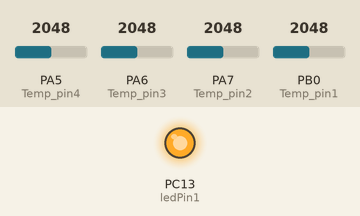
The sketch below on a simulated STM32 Blue Pill. On the bench: output pins drawn as LEDs (lit = HIGH). The inputs (shaded band) are chosen by the test bench; at power-on: PA5 (Temp_pin4) = 2048, PA6 (Temp_pin3) = 2048, PA7 (Temp_pin2) = 2048, PB0 (Temp_pin1) = 2048.

Above: at 1.0 s.
At 3.2 s:
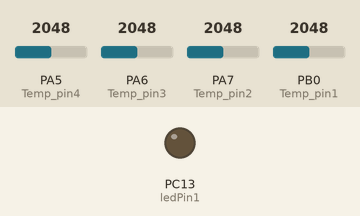
Timing chart, 0 to 5.7 s (numbered marks = the images above):
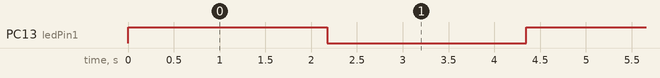

The sketch:

stm32f103c_thermistorV3.ino
```cpp
#include <Arduino.h>
#define ledPin1 PC13   // blue pill

int thermisterval;
int Temp_pin1 = PB0 ; // analog pin where the temperature sensor is connected
int Temp_pin2 = PA7 ;
int Temp_pin3 = PA6 ;
int Temp_pin4 = PA5 ;

float Temp_C; // variable to store temperature values in Celsius

double temp1;
double temp2;
double temp3;
double temp4;


void setup() {
    // Set up the built-in LED pin as an output:
    pinMode(ledPin1, OUTPUT);

    pinMode(Temp_pin1, INPUT_ANALOG);
    pinMode(Temp_pin2, INPUT_ANALOG);
    pinMode(Temp_pin3, INPUT_ANALOG);
    pinMode(Temp_pin4, INPUT_ANALOG);
    Serial1.begin(9600);      // debug
    Serial2.begin(9600);      // send to esp8266-01

}

void loop() {

      digitalWrite(ledPin1,!digitalRead(ledPin1));// Turn the LED from off to on, or on to off

      thermisterval = analogRead(Temp_pin1);
      temp1=ReadTemperature(thermisterval);
      Serial1.print(" temp1 serial 1: ");
      Serial1.println(temp1);
      Serial2.print("#1");
      Serial2.println(temp1);


      thermisterval = analogRead(Temp_pin2);
      temp2=ReadTemperature(thermisterval);
      Serial1.print(" temp2 serial 1: ");
      Serial1.println(temp2);
      Serial2.print("#2");
      Serial2.println(temp2);

      thermisterval = analogRead(Temp_pin3);
      temp3=ReadTemperature(thermisterval);
      Serial1.print(" temp3 serial 1: ");
      Serial1.println(temp3);
      Serial2.print("#3");
      Serial2.println(temp3);

      thermisterval = analogRead(Temp_pin4);
      temp4=ReadTemperature(thermisterval);
      Serial1.print(" temp4 serial 1: ");
      Serial1.println(temp4);
      Serial2.print("#4");
      Serial2.println(temp4);
      delay(2000);


}


double ReadTemperature(int val) {
    double Temp;

    Serial1.print("Val: ");
    Serial1.print(val);
    // Converts the raw value to temperature in Celsius using the Steinhart-Hart Thermistor Equation
    //stm32f103 adc resolution is 4096
    Temp = log(((40960000 / val) - 10000));
    Temp = 1 / (0.001129148 + (0.000234125 + (0.0000000876741 * Temp * Temp)) * Temp);

    // Conversion to Kelvin
    Temp_C = Temp - 273.15; // Kelvin to Celsius conversion

    // Display in Serial Monitor
    Serial1.print(" Temperature: ");
    Serial1.print(Temp_C);
    Serial1.print(" °C, ");

return Temp_C;

}
```

Measured:
- by itself, PC13 (ledPin1): alternates HIGH for 2.2 s and LOW for 2.2 s
